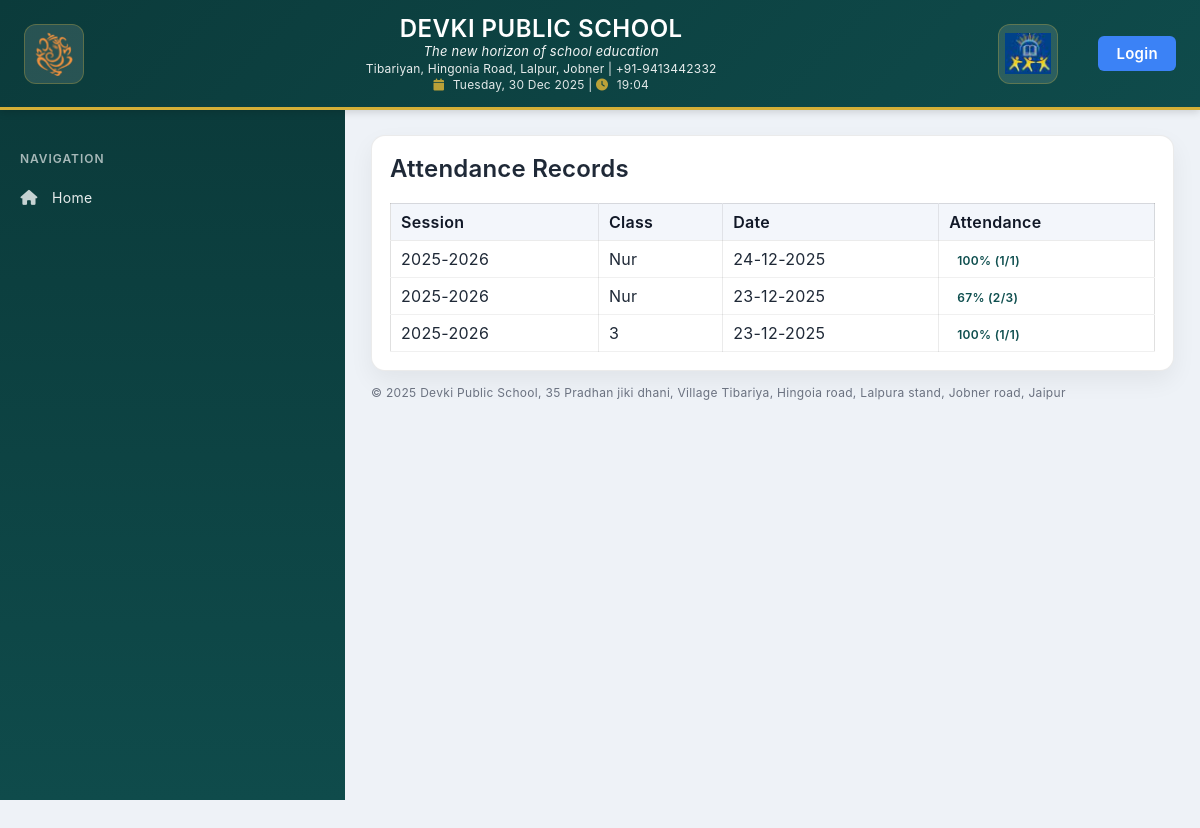
Page /students/attendance-records/ on the earlier database version.
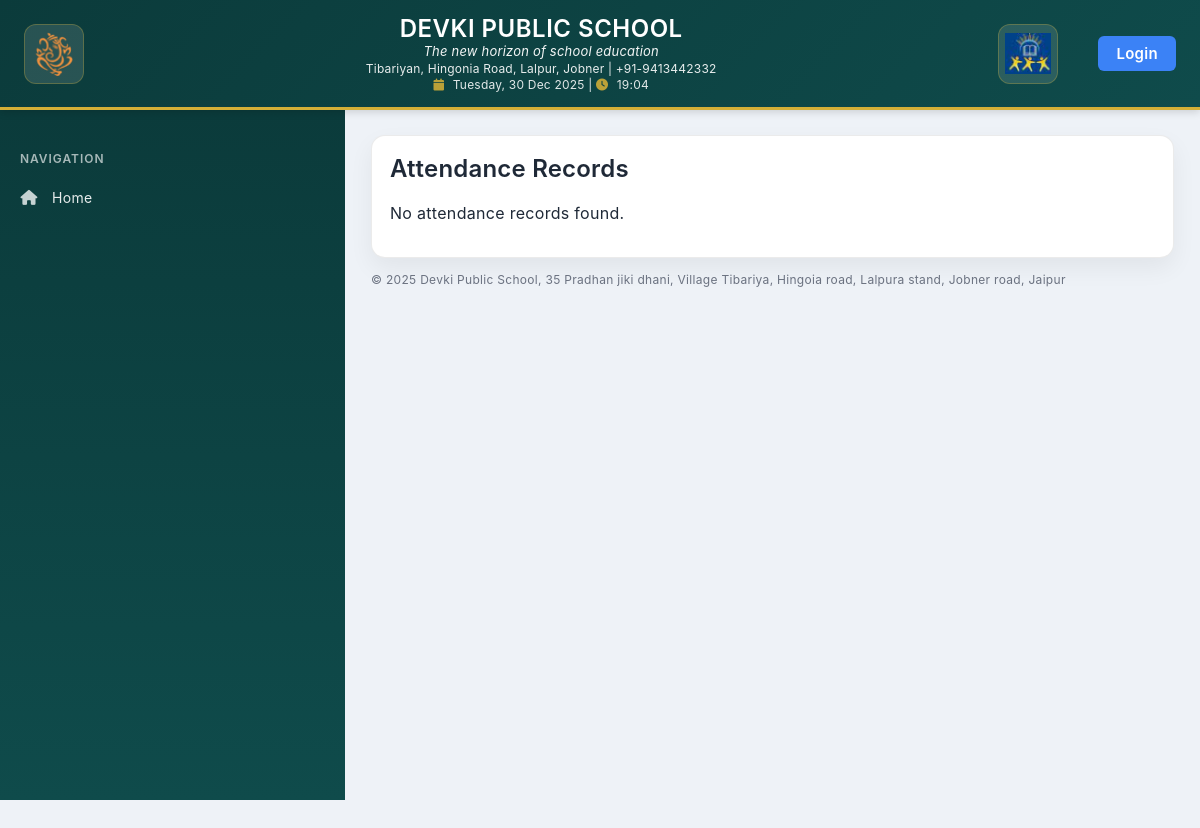
Same page on the later database version.
### dailyLedger/models.py (models this page shows, shortened)
class Session(models.Model):
    STATUS_CHOICES = [
        ("", "-- Select Status --"),
        ("next_session", "Next Session"),
        ("current_session", "Current Session"),
        ("old_session", "Old Session"),
    ]
    session = models.CharField(max_length=80, unique=True)
    status = models.CharField(max_length=20, choices=STATUS_CHOICES, default="", blank=True)
    created_at = models.DateTimeField(auto_now_add=True)
    class Meta:
        ordering = ["-session"]

### students/models.py (models this page shows, shortened)
class Class(models.Model):
    class_name = models.CharField(max_length=100, unique=True)
    class_code = models.CharField(max_length=5, unique=True, blank=True, null=True)
    age = models.IntegerField()
    created_at = models.DateTimeField(auto_now_add=True)
    updated_at = models.DateTimeField(auto_now=True)
    class Meta:
        ordering = ['age']
        verbose_name_plural = "Classes"

class StudentAttendance(models.Model):
    ATTENDANCE_CHOICES = [
        ("present", "Present"),
        ("absent", "Absent"),
    ]
    session = models.ForeignKey('dailyLedger.Session', on_delete=models.CASCADE, related_name='student_attendance')
    student_class = models.ForeignKey(Class, on_delete=models.CASCADE, related_name='attendance_records')
    student = models.ForeignKey(Student, on_delete=models.CASCADE, related_name='attendance_records')
    date = models.DateField()
    attendance = models.CharField(max_length=10, choices=ATTENDANCE_CHOICES, default='present')
    created_at = models.DateTimeField(auto_now_add=True)
    updated_at = models.DateTimeField(auto_now=True)
    class Meta:
        unique_together = ['session', 'student', 'date']
        ordering = ['-date', 'student__first_name', 'student__last_name']

### students/views.py (the view)
# urls.py: path('attendance-records/', views.student_attendance_records, name='student_attendance_records'),
def student_attendance_records(request):
    records = StudentAttendance.objects.select_related('session', 'student_class', 'student').order_by('-date', 'student_class__age')
    grouped_records = {}
    for record in records:
        key = (record.session.id, record.student_class.id, record.date)
        if key not in grouped_records:
            grouped_records[key] = {
                'session': record.session,
                'student_class': record.student_class,
                'date': record.date,
                'total_students': 0,
                'present_count': 0,
                'percentage': 0
            }
        grouped_records[key]['total_students'] += 1
        if record.attendance == 'present':
            grouped_records[key]['present_count'] += 1
    for record in grouped_records.values():
        if record['total_students'] > 0:
            record['percentage'] = round((record['present_count'] / record['total_students']) * 100)
    sorted_records = sorted(grouped_records.values(), key=lambda x: x['date'], reverse=True)
    return render(request, 'students/student_attendance_records.html', {
        'records': sorted_records,
    })

### students/templates/students/student_attendance_records.html (shortened to what this page needs)
{% extends "website/base.html" %}
{% block content %}
<h2 style="margin-top:0;">Attendance Records</h2>
{% if records %}
<div class="table-responsive">
  <table class="table">
    <thead>
      <tr>
        <th>Session</th>
        <th>Class</th>
        <th>Date</th>
        <th>Attendance</th>
      </tr>
    </thead>
    <tbody>
      {% for record in records %}
      <tr>
        <td>{{ record.session.session }}</td>
        <td>{{ record.student_class.class_code|default:record.student_class.class_name }}</td>
        <td>{{ record.date|date:"d-m-Y" }}</td>
        <td>
          <span class="status">{{ record.percentage }}% ({{ record.present_count }}/{{ record.total_students }})</span>
        </td>
      </tr>
      {% endfor %}
    </tbody>
  </table>
</div>
{% else %}
<p>No attendance records found.</p>
{% endif %}
{% endblock %}

Differences in the rows shown:
no longer on this page (row edited): Session: session.session "2025-2026", student_class.class_code "Nur", date "24-12-2025", percentage "100", present_count "1", total_students "1", date "23-12-2025", percentage "67", present_count "2", total_students "3", student_class.class_code "3"
Other differences:
text no longer shown: "Session Class Date Attendance"
text now shown: "No attendance records found."
